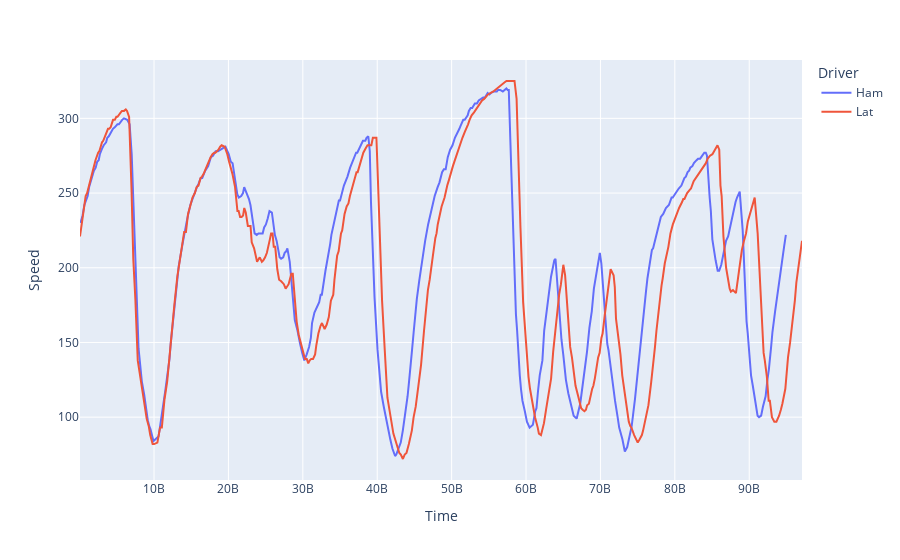

Notebook code cell kept with this figure:
### Code cell
fig = px.line(result, x='Time', y='Speed', color='Driver')
fig.show()

### Figure 1 — Plotly figure (JSON) as saved in the notebook; plotly's stock layout.template omitted (floating-point values rounded to 4 significant figures; data arrays with more than 128 entries replaced by an {"elided": "..."} marker saying what was removed)
{"data": [{"hovertemplate": "Driver=Ham<br>Time=%{x}<br>Speed=%{y}<extra></extra>", "legendgroup": "Ham", "line": {"color": "#636efa", "dash": "solid"}, "marker": {"symbol": "circle"}, "mode": "lines", "name": "Ham", "orientation": "v", "showlegend": true, "type": "scatter", "x": {"elided": "361 int values"}, "xaxis": "x", "y": {"elided": "361 int values"}, "yaxis": "y"}, {"hovertemplate": "Driver=Lat<br>Time=%{x}<br>Speed=%{y}<extra></extra>", "legendgroup": "Lat", "line": {"color": "#EF553B", "dash": "solid"}, "marker": {"symbol": "circle"}, "mode": "lines", "name": "Lat", "orientation": "v", "showlegend": true, "type": "scatter", "x": {"elided": "362 int values"}, "xaxis": "x", "y": {"elided": "362 int values"}, "yaxis": "y"}], "layout": {"autosize": true, "legend": {"title": {"text": "Driver"}, "tracegroupgap": 0}, "margin": {"t": 60}, "xaxis": {"anchor": "y", "autorange": true, "domain": [0, 1], "range": [51000000, 97091000000], "title": {"text": "Time"}, "type": "linear"}, "yaxis": {"anchor": "x", "autorange": true, "domain": [0, 1], "range": [57.94, 339.1], "title": {"text": "Speed"}, "type": "linear"}}}
